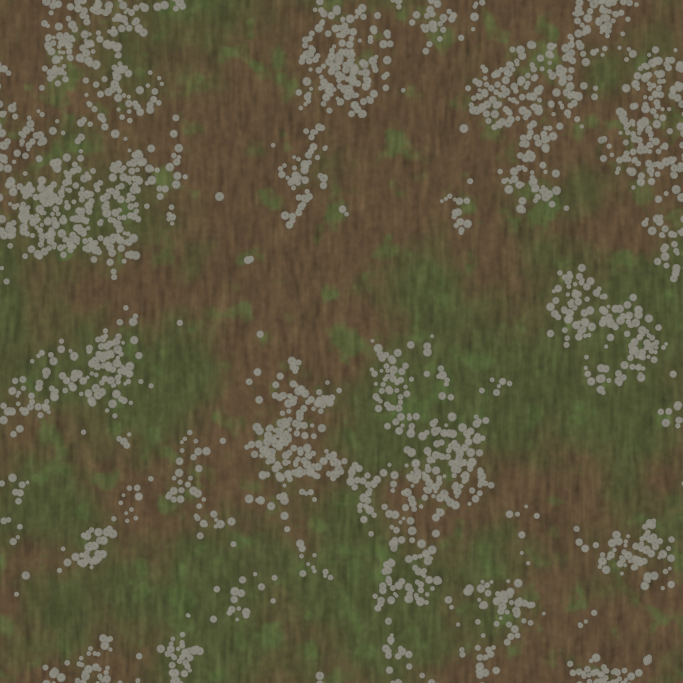
#> input picture sim/assets/generated/marine_growth/diff.jpg, 2048 x 2048 px, found by its file name (shown at 1/3 size)
$ python build_testdata.py
#> lines starting #> are read from the running program, lines starting #| are printed output that depends on the picture; after the words box and inside, x2 and y2 are one past the last pixel; in counts of white or black regions, pixels touching at a corner belong together
### fleet/aerial/patches.py
from __future__ import annotations

import io
import math
from dataclasses import dataclass
from pathlib import Path
from typing import Optional

import numpy as np
from PIL import Image, ImageFilter

REPO = Path(__file__).resolve().parents[2]
TEXTURES = REPO / "sim/assets/third_party/textures"
TESTDATA = REPO / "fleet/testdata/aerial"

RI_PCT = {0: 0.0, 1: 0.05, 2: 0.5, 3: 1.0, 4: 8.0, 5: 40.0}
RI_EDGES = [0.02, math.sqrt(0.05 * 0.5), math.sqrt(0.5 * 1.0), math.sqrt(1.0 * 8.0), math.sqrt(8.0 * 40.0)]
PAINTS = {
    "grey": (203, 208, 204),
    "white": (236, 233, 222),
    "green": (60, 110, 75),
    "yellow": (240, 170, 20),
}
BASES = ("blue_metal_plate", "grey", "white", "green", "yellow")
FILLS = ("rust_coarse_01", "Rust004")


def ri_from_pct(pct: float) -> int:
    return int(sum(pct >= e for e in RI_EDGES))


def _texture(name: str, size: int, rng: np.random.Generator) -> np.ndarray:
    im = Image.open(TEXTURES / name / "diff.jpg").convert("RGB")
    side = int(min(im.size) * rng.uniform(0.45, 0.8))
    x0 = int(rng.integers(0, im.size[0] - side + 1))
    y0 = int(rng.integers(0, im.size[1] - side + 1))
    crop = im.crop((x0, y0, x0 + side, y0 + side)).resize((size, size), Image.BILINEAR)
    return np.asarray(crop.rotate(90 * int(rng.integers(0, 4))), np.float32)


def _base(base: str, size: int, rng: np.random.Generator) -> np.ndarray:
    plate = _texture("blue_metal_plate", size, rng)
    if base == "blue_metal_plate":
        return plate
    lum = plate.mean(axis=2, keepdims=True)
    shade = 1.0 + 0.35 * (lum / lum.mean() - 1.0)
    return np.clip(np.array(PAINTS[base], np.float32) * shade, 0, 255)


def rust_mask(pct: float, size: int, rng: np.random.Generator) -> np.ndarray:
    k = int(round(pct / 100.0 * size * size))
    mask = np.zeros((size, size), bool)
    if k <= 0:
        return mask
    small = max(size // 4, 8)
    src = _texture("rusty_metal_02", small, rng) / 255.0
    r, g, b = src[..., 0], src[..., 1], src[..., 2]
    score = (r - b) + 0.3 * (r - g) - 0.15 * (r + g + b) / 3.0
    score = np.asarray(Image.fromarray(score.astype(np.float32), "F").resize((size, size), Image.BILINEAR))
    score = score + rng.uniform(0, 1e-6, score.shape)
    idx = np.argpartition(score.ravel(), -k)[-k:]
    mask.ravel()[idx] = True
    return mask


def camera(img: np.ndarray, rng: np.random.Generator, quality: int = 88) -> np.ndarray:
    h, w = img.shape[:2]
    yy, xx = np.mgrid[0:h, 0:w] / max(h, w)
    a = rng.uniform(0, 2 * math.pi)
    light = 0.92 + 0.14 * (np.cos(a) * xx + np.sin(a) * yy)
    out = np.clip(img * light[..., None] + rng.normal(0, 2.5, img.shape), 0, 255).astype(np.uint8)
    im = Image.fromarray(out).filter(ImageFilter.GaussianBlur(0.6))
    buf = io.BytesIO()
    im.save(buf, "JPEG", quality=quality, subsampling=0)
    return np.asarray(Image.open(io.BytesIO(buf.getvalue())).convert("RGB"))


@dataclass
class PatchSpec:
    id: str
    rust_pct: float
    base: str = "grey"
    fill: str = "rust_coarse_01"
    seed: int = 0
    size: int = 384
    repaired: bool = False

    @property
    def ri(self) -> int:
        return 0 if self.repaired else ri_from_pct(self.rust_pct)

    def render(self) -> tuple[np.ndarray, np.ndarray]:
        rng = np.random.default_rng(self.seed)
        base = _base(self.base, self.size, rng)
        mask = rust_mask(self.rust_pct, self.size, rng)
        fill = _texture(self.fill, self.size, rng)
        if self.repaired:
            img = base.copy()
            if mask.any():
                ys, xs = np.nonzero(mask)
                y0, y1 = max(ys.min() - 15, 0), min(ys.max() + 16, self.size)
                x0, x1 = max(xs.min() - 15, 0), min(xs.max() + 16, self.size)
                colour = np.array(PAINTS.get(self.base, (60, 80, 120)), np.float32) * 1.04
                img[y0:y1, x0:x1] = np.clip(colour + rng.normal(0, 3, (y1 - y0, x1 - x0, 3)), 0, 255)
            mask = np.zeros_like(mask)
        else:
            img = np.where(mask[..., None], fill, base)
        return camera(img, rng), mask


def rust_pixels(img: np.ndarray) -> np.ndarray:
    hsv = np.asarray(Image.fromarray(np.asarray(img, np.uint8)).convert("HSV"), np.float32)
    h, s, v = hsv[..., 0] * (360.0 / 255.0), hsv[..., 1], hsv[..., 2]
    return (h >= 4.0) & (h <= 36.0) & (s >= 95.0) & (v >= 25.0) & (v <= 190.0)


@dataclass
class ClassicalGrade:
    rust_pct: float
    ri: int

    def summary(self) -> dict:
        return {"rust_pct": round(self.rust_pct, 3), "ri": self.ri}


def grade_classical(img: np.ndarray) -> tuple[ClassicalGrade, np.ndarray]:
    mask = rust_pixels(img)
    m = mask.astype(np.int8)
    nb = np.zeros_like(m)
    nb[1:] += m[:-1]
    nb[:-1] += m[1:]
    nb[:, 1:] += m[:, :-1]
    nb[:, :-1] += m[:, 1:]
    mask = mask & (nb >= 2)
    pct = 100.0 * float(mask.mean())
    return ClassicalGrade(pct, ri_from_pct(pct)), mask


def test_set() -> list[PatchSpec]:
    specs = []
    n = 0
    for ri, pct in RI_PCT.items():
        for j in range(3):
            base = BASES[(ri + 2 * j) % len(BASES)]
            fill = FILLS[(ri + j) % len(FILLS)]
            specs.append(PatchSpec(f"ri{ri}_{j}", pct, base, fill, seed=1000 + n))
            n += 1
    return specs


def write_test_set(out: Path = TESTDATA) -> list[dict]:
    out.mkdir(parents=True, exist_ok=True)
    rows = []
    for spec in test_set():
        img, mask = spec.render()
#> in _texture, im is the input picture: PIL image 2048x2048 RGB; mean R, G, B 93.4, 87.6, 63.5
#> call 2 of _texture, with name = 'rust_coarse_01', size = 384
#> in _texture (call 2), `crop = im.crop((x0, y0, x0 + side, y0 + side)).resize((size, size), Im..`:
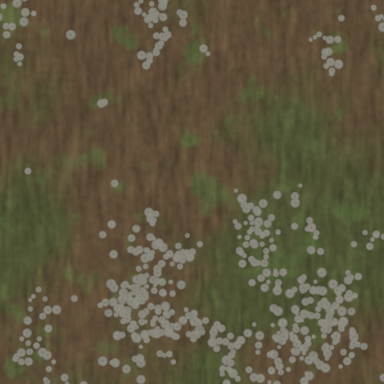
#> crop: PIL image 384x384 RGB; mean R, G, B 93.5, 85.8, 62.1
        Image.fromarray(img).save(out / f"{spec.id}.jpg", quality=95, subsampling=0)
        rows.append({"id": spec.id, "file": f"{spec.id}.jpg", "true_rust_pct": round(100.0 * float(mask.mean()), 4),
                     "true_ri": spec.ri, "base": spec.base, "fill": spec.fill, "seed": spec.seed})
    return rows


def load_image(path: Path) -> np.ndarray:
    return np.asarray(Image.open(path).convert("RGB"))


def accuracy(pairs: list[tuple[int, Optional[int]]]) -> dict:
    graded = [(t, p) for t, p in pairs if p is not None]
    if not graded:
        return {"n": 0, "exact": None, "within_1": None}
    exact = sum(t == p for t, p in graded) / len(graded)
    within = sum(abs(t - p) <= 1 for t, p in graded) / len(graded)
    return {"n": len(graded), "exact": round(exact, 3), "within_1": round(within, 3)}

### fleet/aerial/thermal.py
from __future__ import annotations

import math
from dataclasses import dataclass, field
from typing import Optional

import numpy as np

W, H = 320, 256
HFOV_DEG = 24.0
FOCAL_PX = (W / 2) / math.tan(math.radians(HFOV_DEG / 2))


@dataclass
class FlareTipState:
    nozzle_temps_c: list[float]
    nozzle_pitch_m: float = 0.45
    sky_c: float = 8.0
    flame_c: float = 820.0

    # [8 lines left out: function from_state, not called in this run]


def nozzle_pixels(n: int, pitch_m: float, distance_m: float) -> list[tuple[float, float]]:
    s = FOCAL_PX / distance_m
    cx, cy = W / 2, H * 0.62
    return [(cx + (i - (n - 1) / 2) * pitch_m * s, cy) for i in range(n)]


def render(tip: FlareTipState, distance_m: float, wind_toward_cam_x: float = 0.0, seed: int = 0,
           pointing_px: Optional[tuple[float, float]] = None, netd_c: float = 1.5) -> np.ndarray:
    rng = np.random.default_rng(seed)
    s = FOCAL_PX / distance_m
    yy, xx = np.mgrid[0:H, 0:W].astype(np.float32)
    off = pointing_px if pointing_px is not None else tuple(rng.uniform(-4, 4, 2))
    img = tip.sky_c + 6.0 * (yy / H) + rng.normal(0, 0.3, (H, W))
    n = len(tip.nozzle_temps_c)
    pts = [(x + off[0], y + off[1]) for x, y in nozzle_pixels(n, tip.nozzle_pitch_m, distance_m)]
    cy = pts[0][1]
    half = (n / 2 + 0.6) * tip.nozzle_pitch_m * s
    x0, x1 = pts[0][0] - 0.5 * tip.nozzle_pitch_m * s - 4, pts[-1][0] + 0.5 * tip.nozzle_pitch_m * s + 4
    body = (xx >= x0) & (xx <= x1) & (yy >= cy + 2) & (yy <= cy + 0.6 * s)
    img[body] = 300.0 + rng.normal(0, 3, body.sum())
    boom = (np.abs(xx - (x0 + x1) / 2 - (yy - cy) * 0.25) <= 0.35 * s) & (yy > cy + 0.6 * s)
    img[boom] = np.maximum(img[boom], 90.0 + 140.0 * np.exp(-(yy[boom] - cy) / (2.5 * s)))
    top = cy - 0.5 * s
    up = np.clip(top - yy, 0, None)
    axis = (x0 + x1) / 2 + wind_toward_cam_x * up * 0.6
    width = half * (1.0 + up / (6 * s))
    plume = np.exp(-((xx - axis) / np.maximum(width, 1)) ** 2) * (up > 0) * np.exp(-up / (10 * s))
    img = np.maximum(img, tip.sky_c + (tip.flame_c - tip.sky_c) * plume * 0.9)
    sigma = max(0.12 * s, 1.2)
    for (px, py), t in zip(pts, tip.nozzle_temps_c):
        spot = np.exp(-((xx - px) ** 2 + (yy - py) ** 2) / (2 * sigma ** 2))
        img = img * (1 - spot) + t * spot
    return (img + rng.normal(0, netd_c, img.shape)).astype(np.float32)


@dataclass
class NozzleReport:
    temps_c: list[float]
    median_c: float
    mad_c: float
    anomalies: list[dict] = field(default_factory=list)

    def summary(self) -> dict:
        return {"temps_c": [round(t, 1) for t in self.temps_c], "median_c": round(self.median_c, 1),
                "mad_c": round(self.mad_c, 1), "anomalies": self.anomalies}


# [29 lines left out: function detect, not called in this run]


def false_colour(frame: np.ndarray, n: int, pitch_m: float, distance_m: float, scale: int = 3) -> np.ndarray:
    from PIL import Image, ImageDraw
    lo, hi = np.percentile(frame, 1), np.percentile(frame, 99.8)
    v = np.clip((frame - lo) / max(hi - lo, 1e-6), 0, 1)
    stops = np.array([[0, 0, 4], [87, 16, 110], [188, 55, 84], [249, 142, 9], [252, 255, 164]], np.float32)
    pos = v * (len(stops) - 1)
    i = np.clip(pos.astype(int), 0, len(stops) - 2)
    f = (pos - i)[..., None]
    rgb = (stops[i] * (1 - f) + stops[i + 1] * f).astype(np.uint8)
    im = Image.fromarray(rgb).resize((W * scale, H * scale), Image.NEAREST)
    draw = ImageDraw.Draw(im)
    for j, (x, y) in enumerate(nozzle_pixels(n, pitch_m, distance_m)):
        draw.text((x * scale - 3, (y + 14) * scale), str(j + 1), fill=(255, 255, 255))
    return np.asarray(im)

### fleet/aerial/build_testdata.py
from __future__ import annotations

import argparse
import json

import numpy as np
from PIL import Image

from fleet.aerial import thermal
from fleet.aerial.gemini import GeminiVision
from fleet.aerial.patches import TESTDATA, accuracy, grade_classical, load_image, test_set, write_test_set

THERMAL_CASES = {
    "healthy": [560, 548, 571, 556, 563, 552, 566, 559],
    "hot": [560, 548, 571, 556, 840, 552, 566, 559],
    "cold": [560, 548, 140, 556, 563, 552, 566, 559],
}
THERMAL_DISTANCE_M = 26.0


def thermal_frames() -> dict[str, np.ndarray]:
    out = {}
    for name, temps in THERMAL_CASES.items():
        frame = thermal.render(thermal.FlareTipState(temps), THERMAL_DISTANCE_M, 0.5, seed=7)
        out[name] = thermal.false_colour(frame, len(temps), 0.45, THERMAL_DISTANCE_M)
    return out


def main(argv=None) -> int:
    ap = argparse.ArgumentParser()
    ap.add_argument("--gemini", action="store_true")
    ap.add_argument("--only", default="")
    ap.add_argument("--model", default=None)
    args = ap.parse_args(argv)
    rows = write_test_set()
#> in write_test_set, `img, mask = spec.render()`: mask: shape (384, 384) bool; every value is 0
    for row in rows:
        g, _ = grade_classical(load_image(TESTDATA / row["file"]))
#> in rust_pixels, `hsv = np.asarray(Image.fromarray(np.asarray(img, np.uint8)).convert("H..`:
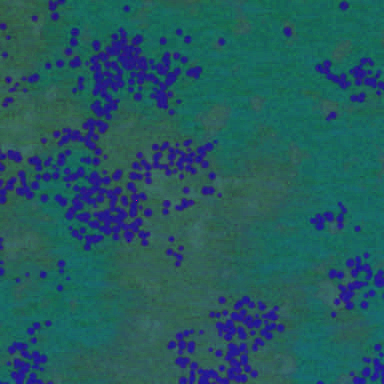
#> hsv: shape (384, 384, 3) float32; mean R, G, B 34.9, 89.9, 94.2
#> in rust_pixels, `h, s, v = hsv[..., 0] * (360.0 / 255.0), hsv[..., 1], hsv[..., 2]`:
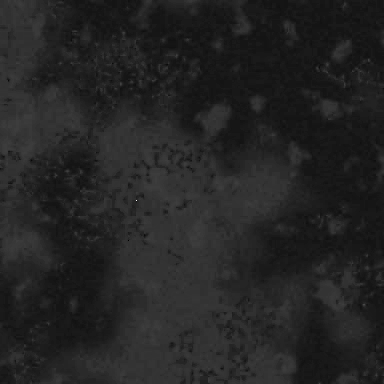
#> h: shape (384, 384) float32; min 0, max 344.5, mean 49.2; drawn with min black and max white
#> in rust_pixels, `h, s, v = hsv[..., 0] * (360.0 / 255.0), hsv[..., 1], hsv[..., 2]`:
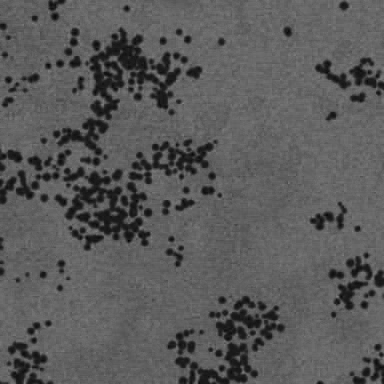
#> s: shape (384, 384) float32; min 0, max 130, mean 89.9
#> in rust_pixels, `h, s, v = hsv[..., 0] * (360.0 / 255.0), hsv[..., 1], hsv[..., 2]`:
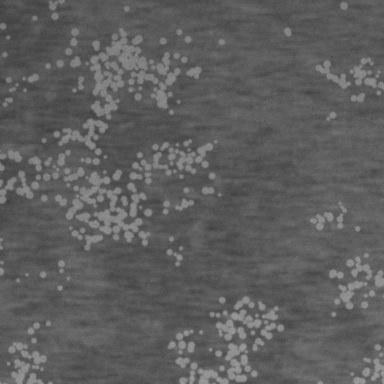
#> v: shape (384, 384) float32; min 63, max 157, mean 94.2
#> in rust_pixels, `return (h >= 4.0) & (h <= 36.0) & (s >= 95.0) & (v >= 25.0) & (v <= 19..`:
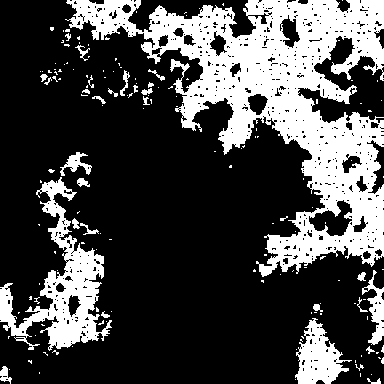
#> returned value: shape (384, 384) bool; 28.1% white; 157 white regions (127 under 20 px), largest, box (x1, y1, x2, y2) and area: (65, 0, 384, 277) 30851, (0, 177, 112, 351) 6059, (295, 318, 352, 384) 1935
#> in grade_classical, `nb[1:] += m[:-1]`: nb: shape (384, 384) int8; values 0 (black) and 1 (white), 28.1% white; 157 white regions (127 under 20 px), largest, box (x1, y1, x2, y2) and area: (65, 1, 384, 278) 30851, (0, 178, 112, 352) 6059, (295, 319, 352, 384) 1911
#> in grade_classical, `mask = mask & (nb >= 2)`:
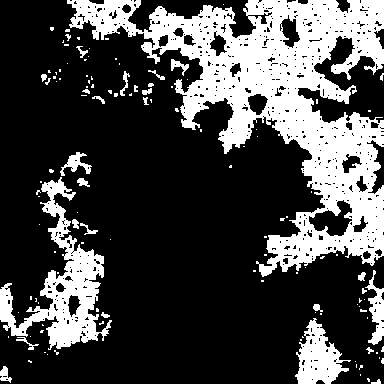
#> mask: shape (384, 384) bool; 27.7% white; 123 white regions (96 under 20 px), largest, box (x1, y1, x2, y2) and area: (67, 0, 384, 277) 30456, (0, 177, 112, 350) 5876, (295, 318, 351, 384) 1911
        row["classical"] = g.summary()
    repaired = []
#> repaired = []
    for spec in test_set():
        if spec.ri >= 3:
            spec.repaired = True
            img, _ = spec.render()
            name = f"{spec.id}_repaired.jpg"
            Image.fromarray(img).save(TESTDATA / name, quality=95, subsampling=0)
            repaired.append({"id": f"{spec.id}_repaired", "file": name, "true_ri": 0,
                             "classical": grade_classical(img)[0].summary()})
    (TESTDATA / "patches.json").write_text(json.dumps({"patches": rows, "repaired": repaired}, indent=1),
                                           encoding="utf-8")
    frames = thermal_frames()
#> frames = 3 items
    for name, rgb in frames.items():
        Image.fromarray(rgb).save(TESTDATA / f"thermal_{name}.png")
#> this loop made 3 passes
#> name on passes 1 to 3: 'healthy', 'hot', 'cold'
    print("classical", accuracy([(r["true_ri"], r["classical"]["ri"]) for r in rows]))
    if not args.gemini:
        return 0
    only = {s for s in args.only.split(",") if s}
    vision = GeminiVision(model=args.model, record=TESTDATA / "gemini_replies.json")
    if not vision.available:
        print("no GEMINI_API_KEY")
        return 2
    for row in rows + repaired:
        if only and row["id"] not in only:
            continue
        g = vision.grade_ri(load_image(TESTDATA / row["file"]))
        print(row["id"], row["true_ri"], g.summary() if g else vision.last_error, flush=True)
    for name in frames:
        if only and f"thermal_{name}" not in only:
            continue
        rgb = np.asarray(Image.open(TESTDATA / f"thermal_{name}.png").convert("RGB"))
        print("thermal", name, vision.thermal_opinion(rgb) or vision.last_error, flush=True)
    return 0


if __name__ == "__main__":
    raise SystemExit(main())
#> (the program exits here)
